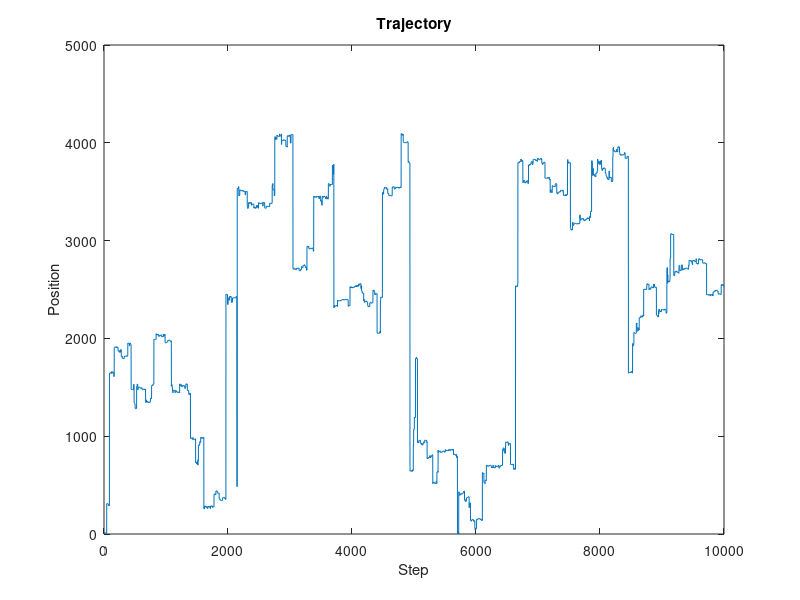

The MATLAB source for this figure: (Note: this script raises an error after producing the figure.)
clear all; close all; clc;

% Settings
C = 0.8;              % Dimension parameter D = 2/C
A = 20;               % Reinforcment parameter. Layers are weighted with 1 
                      % originally and updated to 1+A when they are traversed
C_2 = 0.8;            % Give a new C after transversal...
N = 12;               % Run on 2^N Sites
TotalSteps = 10000;  % Number of steps to take


% Computes the layer coefficients according to dimension
P = 2.^(-(1+C) .* (1:(N+1)) );


%Initialize layers of hierarchical transition matrix to all have weight 1
Layers = zeros(N+1, 2^N, 2^N);
for R = 1:N+1
    for Lower = 1:2^(R-1):2^N
        Upper = Lower + 2^(R-1) - 1;
        Layers(R,Lower:Upper,Lower:Upper) = ones(2^(R-1), 2^(R-1));
    end
end


% Perform the walk
Walk = ones(1, TotalSteps);
for Step = 2:TotalSteps
    % Compute the transition probabilities at Walk(Step)
    Dist = P * squeeze(Layers(:, Walk(Step-1), :));
    Dist = Dist/sum(Dist);

    % Sample the next step of the walk
    CDF = cumsum(Dist);
    U = rand();
    Walk(Step) = find(CDF >= U, 1, 'first');
    
    % Find the smallest layer coupling Walk(Step-1) and Walk(Step)
    R = find(Layers(:, Walk(Step-1), Walk(Step)), 1, 'first');
    
    % And update it if we have not traversed the layer
    if Layers(R, Walk(Step-1), Walk(Step)) == 1
        % Find the indices of the block in layer R that contains 
        % Walk(Step) and Walk(Step-1)
        Lower = Walk(Step) - mod(Walk(Step) - 1, 2^(R-1));
        Upper = Lower + 2^(R-1) - 1;
        % Increase the prefactor linearly
        % Layers(R, Lower:Upper, Lower:Upper) = (1 + A)*ones(2^(R-1), 2^(R-1));
        % Decrease the C parameter
        Layers(R, Lower:Upper, Lower:Upper) = (2^((C_2 - C)*R))*ones(2^(R-1), 2^(R-1));
    end
    
    % Display the time here and there
    if mod(Step, 1000) == 0
        fprintf('Step = %d\n', Step);
    end
end


% Plot the trajectory and the local times and the running maximum
figure; plot(Walk);
xlabel('Step'); ylabel('Position'); title('Trajectory');
figure; histogram(Walk, 100);
xlabel('Position'); ylabel('Local Time'); title('Local Times');
figure; plot(cummax(Walk));
xlabel('Step'); ylabel('Running Maximum'); title('Running Maximum');